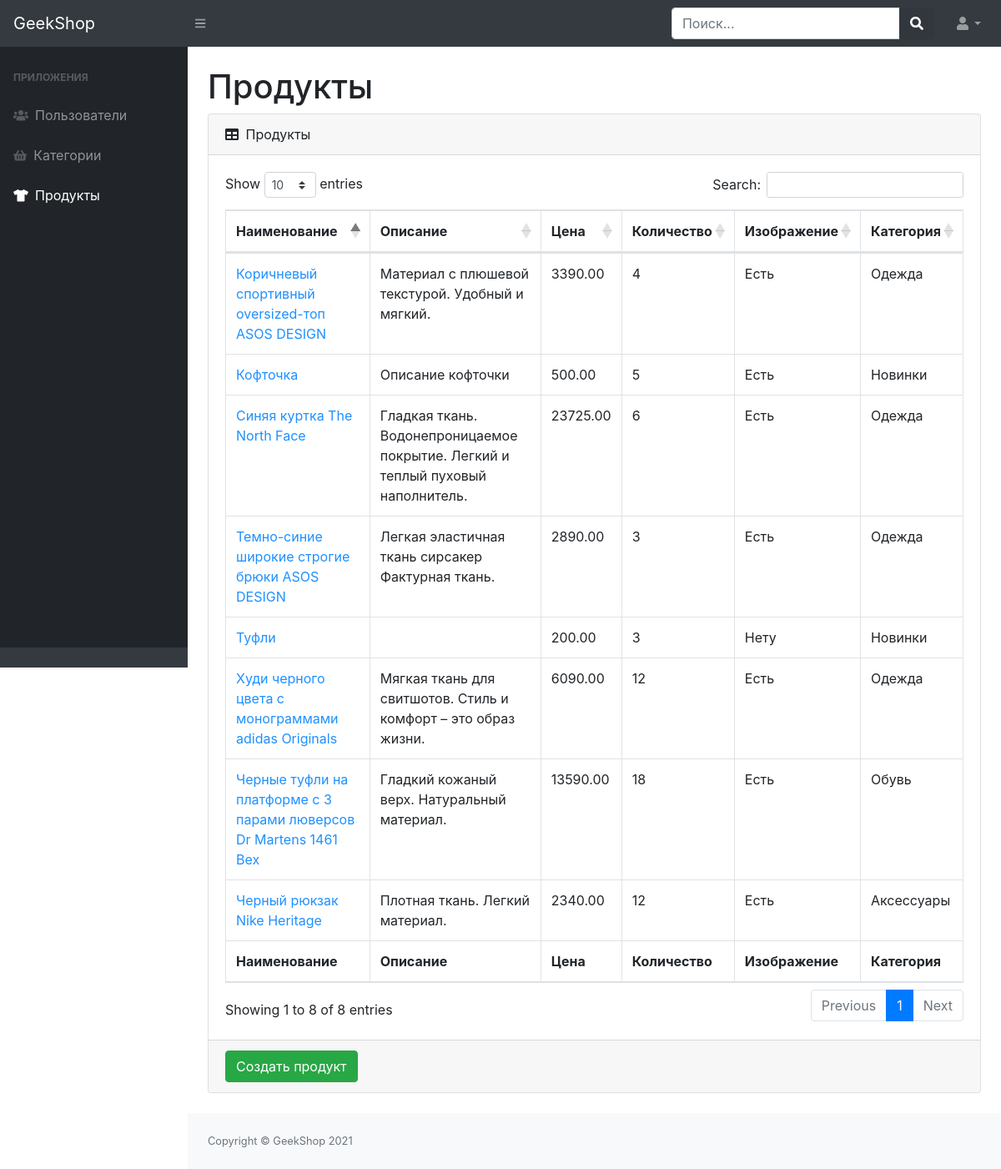
/admins/product_show/ (signed in), run on an earlier commit of the app's database.
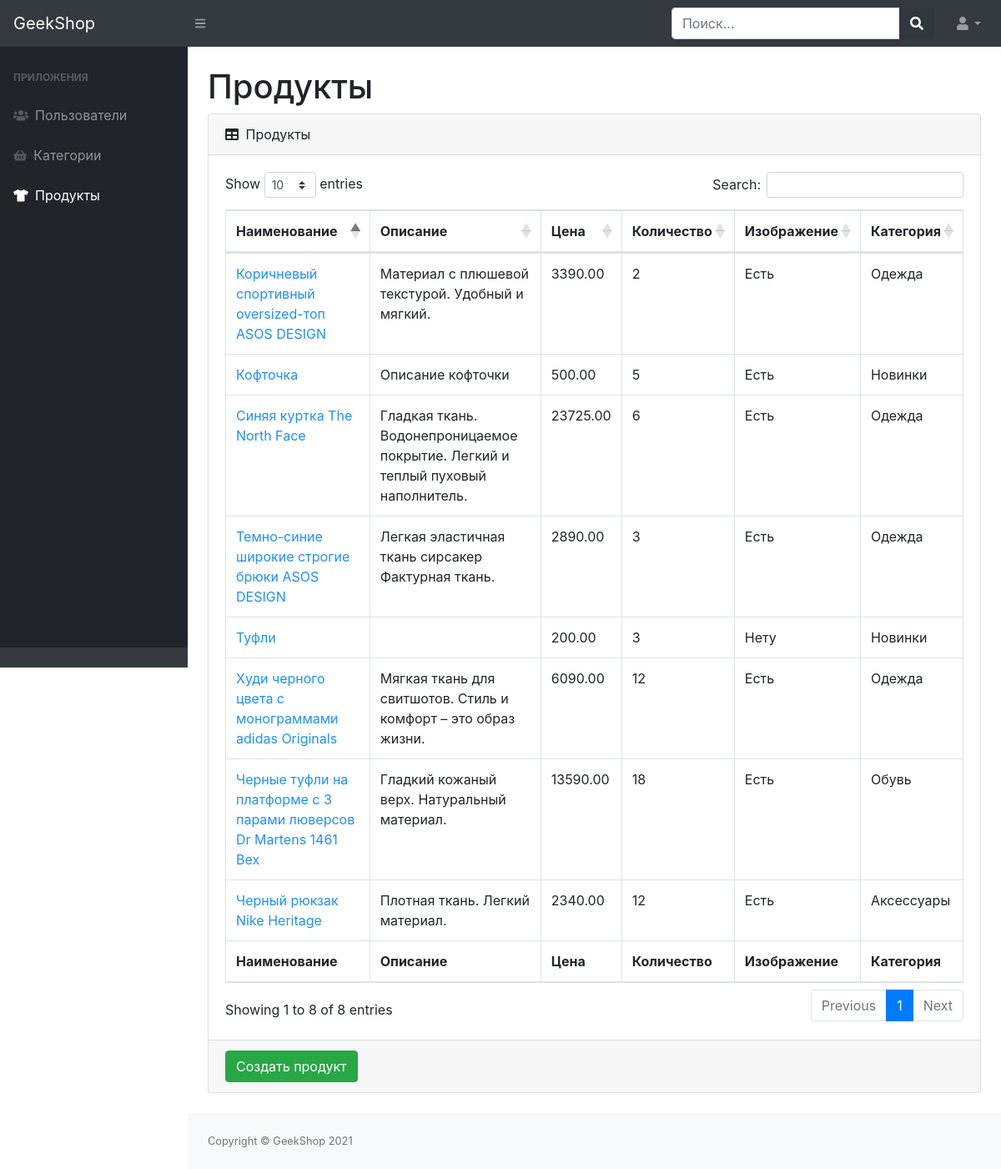
And on a later commit of the database.
### products/models.py (models this page shows, shortened)
class Product(models.Model):
	name = models.CharField(max_length=65, unique=True)
	image = models.ImageField(upload_to="products_images", blank=True)
	description = models.TextField(blank=True)
	price = models.DecimalField(max_digits=8, decimal_places=2)
	quantity = models.PositiveIntegerField(default=0)
	category = models.ForeignKey(ProductCategory, on_delete=models.CASCADE)
	is_active = models.BooleanField(default=True, db_index=True)

class ProductCategory(models.Model):
	name = models.CharField(max_length=65, unique=True)
	description = models.TextField(blank=True)
	is_active = models.BooleanField(default=True, db_index=True)
	def __str__(self):
		return self.name

### admins/views.py (the view)
# urls.py: path("product_show/", ProductListView.as_view(), name="admin_product_show"),
class ProductListView(ListView):
	model = Product
	context_object_name = "products_data"
	template_name = "admins/admin-products-show.html"
	def get_context_data(self, *, object_list=None, **kwargs):
		context = super(ProductListView, self).get_context_data(**kwargs)
		context["title"] = "Продукты"
		return context
	@method_decorator(user_passes_test(lambda u: u.is_staff))
	def dispatch(self, request, *args, **kwargs):
		return super(ProductListView, self).dispatch(request, *args, **kwargs)

### products/context_processors.py (called while the page is built)
def basket(request):
	basket_list = []
	if request.user.is_authenticated:
		basket_list = Basket.objects.filter(user=request.user)
	return {"baskets": basket_list}

### admins/templates/admins/admin-products-show.html (shortened to what this page needs)
{% extends "admins/base.html" %}
{% load static %}
{% block content %}
<div id="layoutSidenav_content">
    <main>
        <div class="container-fluid">
            <h1 class="mt-4">Продукты</h1>
            <div class="card mb-4">
                <div class="card-header">
                    <i class="fas fa-table mr-1"></i>
                    Продукты
                </div>
                <div class="card-body">
                    <div class="table-responsive">
                        <table class="table table-bordered" id="dataTable" width="100%" cellspacing="0">
                            <thead>
                            <tr>
                                <th>Наименование</th>
                                <th>Описание</th>
                                <th>Цена</th>
                                <th>Количество</th>
                                <th>Изображение</th>
                                <th>Категория</th>
                            </tr>
                            </thead>
                            <tfoot>
                            <tr>
                                <th>Наименование</th>
                                <th>Описание</th>
                                <th>Цена</th>
                                <th>Количество</th>
                                <th>Изображение</th>
                                <th>Категория</th>
                            </tr>
                            </tfoot>
                            <tbody>
                            {% for product in products_data %}
                                <tr>
                                    <td><a href="{% url 'admins:admin_product_update' product.id %}" style="color: dodgerblue">{{ product.name }}</a></td>
                                    <td>{{ product.description }}</td>
                                    <td>{{ product.price }}</td>
                                    <td>{{ product.quantity }}</td>
                                    {% if product.image %}
                                        <td>Есть</td>
                                    {% else %}
                                        <td>Нету</td>
                                    {% endif %}
                                    <td>{{ product.category }}</td>
                                </tr>
                            {% endfor %}
                            </tbody>
                        </table>
                    </div>
                </div>
                <div class="card-footer">
                    <a href="{% url 'admins:admin_product_create' %}">
                        <button class="btn btn-success">Создать продукт</button>
                    </a>
                </div>
            </div>
        </div>
    </main>
    <footer class="py-4 bg-light mt-auto">
        <div class="container-fluid">
            <div class="d-flex align-items-center justify-content-between small">
                <div class="text-muted">Copyright &copy; GeekShop 2021</div>
            </div>
        </div>
    </footer>
</div>
{% endblock %}

What changed in the data, as far as the page shows it:
changed Product "Коричневый спортивный oversized-топ ASOS DESIGN": quantity "4" → "2"
